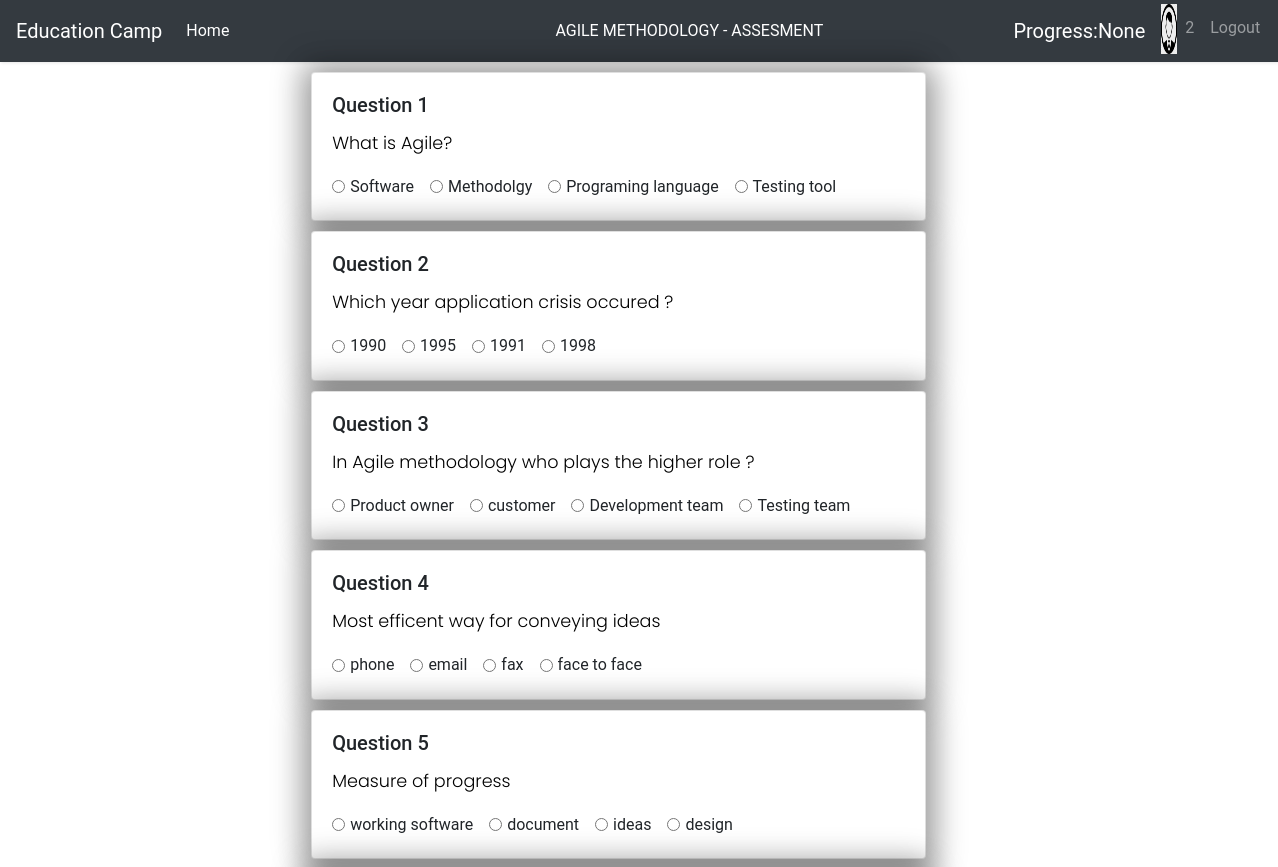
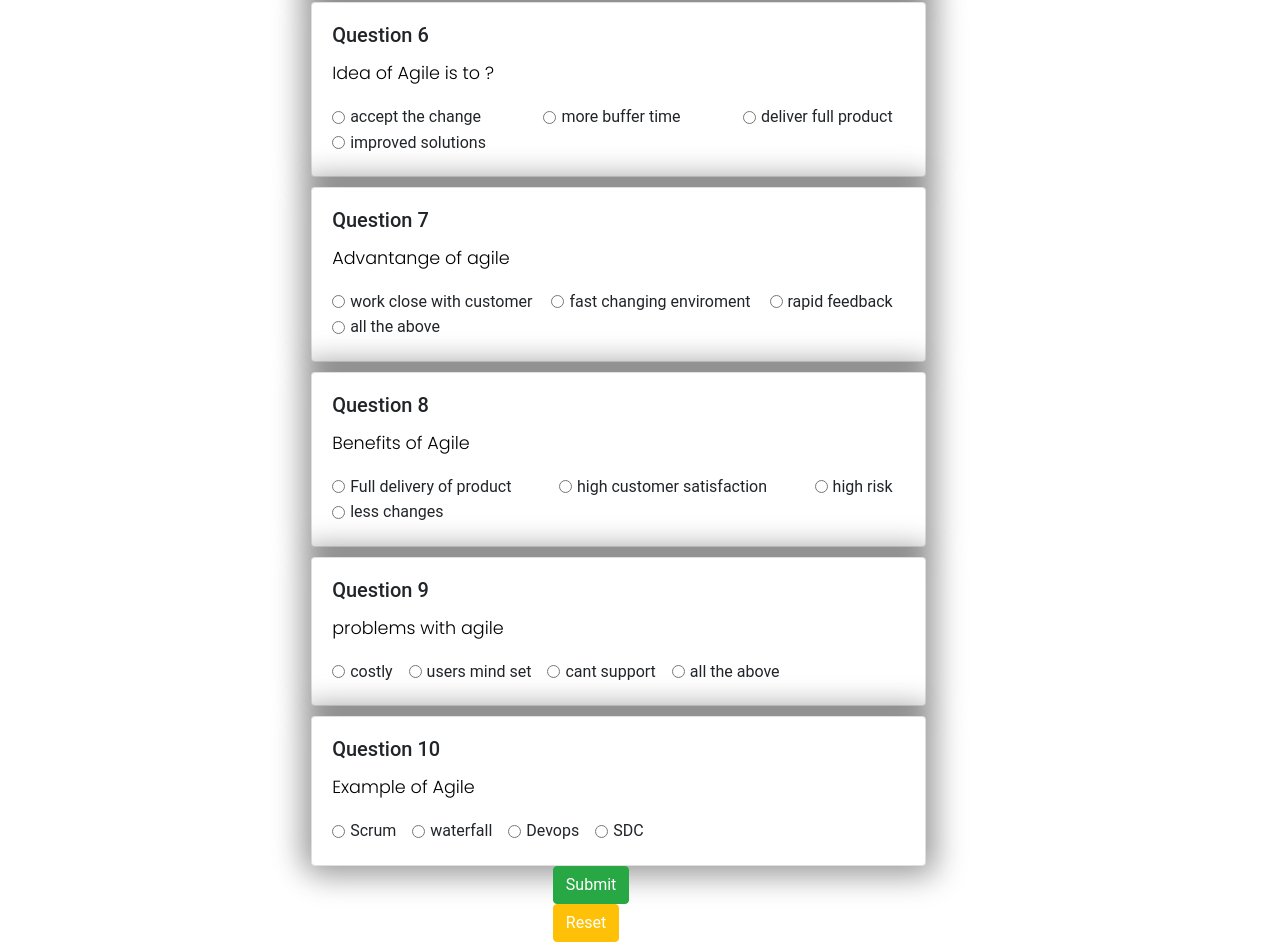
The app's page /questions/2 with its own data (2 pictures, top to bottom).
### Project/models.py (models this page shows)
class question_table(db.Model):
    question_id=db.Column(db.Integer,primary_key=True)
    question=db.Column(db.String(1000),nullable=False)
    option1=db.Column(db.String(1000),nullable=False)
    option2=db.Column(db.String(1000),nullable=False)
    option3=db.Column(db.String(1000),nullable=False)
    option4=db.Column(db.String(1000),nullable=False)
    Answers=db.Column(db.String(1000),nullable=False)

### Project/routes.py (the view, shortened to what this page needs)
@app.route('/questions/<string:id>', methods=["POST", "GET"])
def questions(id):
    try:
        values = models.question_table.query.all()
        prog = session.get('progress', None)
        return render_template('questions.html', progress=prog, len=len(values), items=values, username=id)
    except:
        return redirect(url_for('error'))

### Project/templates/questions.html (shortened to what this page needs)
{% extends 'base.html' %}
{% block heading %}
<li class="nav-item active">
  <div class="heading1" style="margin-left:310px; width:450px;">
    <a class="nav-link" style="color:white;" id="title2"> AGILE METHODOLOGY - ASSESMENT</a>
  </div>
</li>
{% endblock %}
{% block progress %}
  <a class="nav-link" style="color:white;font-size:20px;">Progress:{{progress}}</a>
{% endblock %}
{% block icon %}
<img src="{{ url_for('static',filename='/images/signup.png') }}" alt="Image"
  style="width:50px;height:50px; margin-top:-20px" class="img-fluid">
{%endblock%}
{% block username %}
<li class="nav-item">
    <a class="nav-link">{{username}}</a>
</li>
{% endblock%}
{% block login %}
<li class="nav-item">
    <a class="nav-link" href="/">Logout</a>
</li>
{% endblock%}
{% block css %}
<link rel="stylesheet" type="text/css" href="{{ url_for('static',filename='css/question_style.css') }}">
<link rel="stylesheet" href="https://cdnjs.cloudflare.com/ajax/libs/font-awesome/5.15.3/css/all.min.css" />
{% endblock %}
{% block content %}
  <link rel="stylesheet" type="text/css" href="../static/css/bootstrap.min.css" />
<form method="POST">
  <div class="content-display" style="margin-left:22%">
    <div class="col-lg-12">
      {% for i in range (0,len) %}
      <div class="col-lg-8" style=" text-align:justify;">
        <div class="card" style="width: 100%">
          <div class="card-body">
            <h5 class="card-title">Question {{i+1}}</h5>
            <p class="card-text">{{items[i].question}}</p>
            <div class="form-check form-check-inline">
              <input class="form-check-input" type="radio" name={{i}} id="1" value=A>
              <label class="form-check-label" for="1">{{items[i].option1}}</label>
            </div>
            <div class="form-check form-check-inline">
              <input class="form-check-input" type="radio" name={{i}} id="2" value=B>
              <label class="form-check-label" for="2">{{items[i].option2}}</label>
            </div>
            <div class="form-check form-check-inline">
              <input class="form-check-input" type="radio" name={{i}} id="3" value=C>
              <label class="form-check-label" for="3">{{items[i].option3}}</label>
            </div>
            <div class="form-check form-check-inline">
              <input class="form-check-input" type="radio" name={{i}} id="4" value=D>
              <label class="form-check-label" for="4">{{items[i].option4}}</label>
            </div>
          </div>
        </div>
      </div>
      {% endfor %}
      <div class="col-2 offset-3">
        <input type="submit" class="btn btn-success text-white"/>
        <input type="reset" class="btn btn-warning text-white"/>
      </div>
    </div>
  </div>
</form>
{%endblock%}

### Project/static/css/question_style.css (style rules this page uses)
body { font-family: 'Poppins', sans-serif; background: #fafafa; }
p { font-family: 'Poppins', sans-serif; font-size: 1.1em; font-weight: 300; line-height: 1.7em; color: #000000; text-align: justify; }
a, a:hover, a:focus { text-decoration: none; transition: all 0.3s; }
.card { margin-top:10px; width: auto; height:auto; border-radius:10px; box-shadow: 5px 5px 30px 7px rgba(0,0,0,0.25), -5px -5px 30px 7px rgba(0,0,0,0.22); cursor: pointer; transition: 0.8s; }

### records on screen
question_table: question "What is Agile?", option1 "Software", option2 "Methodolgy", option3 "Programing language", option4 "Testing tool"
question_table: question "Which year application crisis occured ?", option1 "1990", option2 "1995", option3 "1991", option4 "1998"
question_table: question "In Agile methodology who plays the higher role ?", option1 "Product owner", option2 "customer", option3 "Development team", option4 "Testing team"
question_table: question "Most efficent way for conveying ideas", option1 "phone", option2 "email", option3 "fax", option4 "face to face"
question_table: question "Measure of progress", option1 "working software", option2 "document", option3 "ideas", option4 "design"
question_table: question "Idea of Agile is to ?", option1 "accept the change", option2 "more buffer time", option3 "deliver full product", option4 "improved solutions"
question_table: question "Advantange of agile", option1 "work close with customer", option2 "fast changing enviroment", option3 "rapid feedback", option4 "all the above"
question_table: question "Benefits of Agile", option1 "Full delivery of product", option2 "high customer satisfaction", option3 "high risk", option4 "less changes"
question_table: question "problems with agile", option1 "costly", option2 "users mind set", option3 "cant support", option4 "all the above"
question_table: question "Example of Agile", option1 "Scrum", option2 "waterfall", option3 "Devops", option4 "SDC"

### other values on screen
{{ progress }} "None"
{{ username }} "2"
{{ i+1 }} "1" "2" "3" "4" "5" "6" "7" "8" "9" "10"
